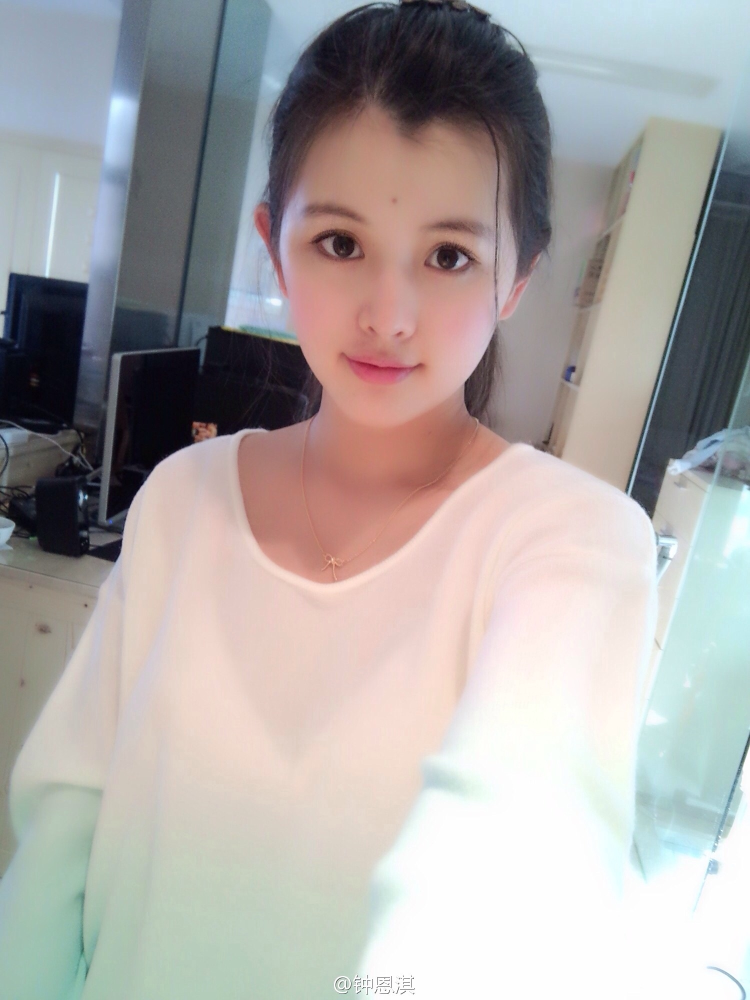
#> input picture 91e0ea902a75dd4060807e810699e044.jpg, 1500 x 2000 px (shown at 1/2 size)
$ python thumb.py   (Python 2 division)
#> lines starting #> are read from the running program, lines starting #| are printed output that depends on the picture
import Image
im = Image.open('91e0ea902a75dd4060807e810699e044.jpg')
#> im is the input picture: PIL image 1500x2000 RGB; mean R, G, B 172.2, 167.5, 166
print im.format,im.size,im.mode
#| JPEG (1500, 2000) RGB

im.thumbnail((800,600))
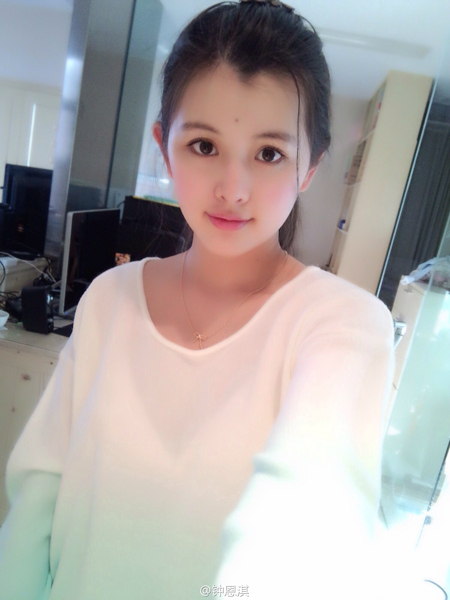
#> im: PIL image 450x600 RGB; mean R, G, B 172.2, 167.5, 166
im.save('thumb.jpg','JPEG')
